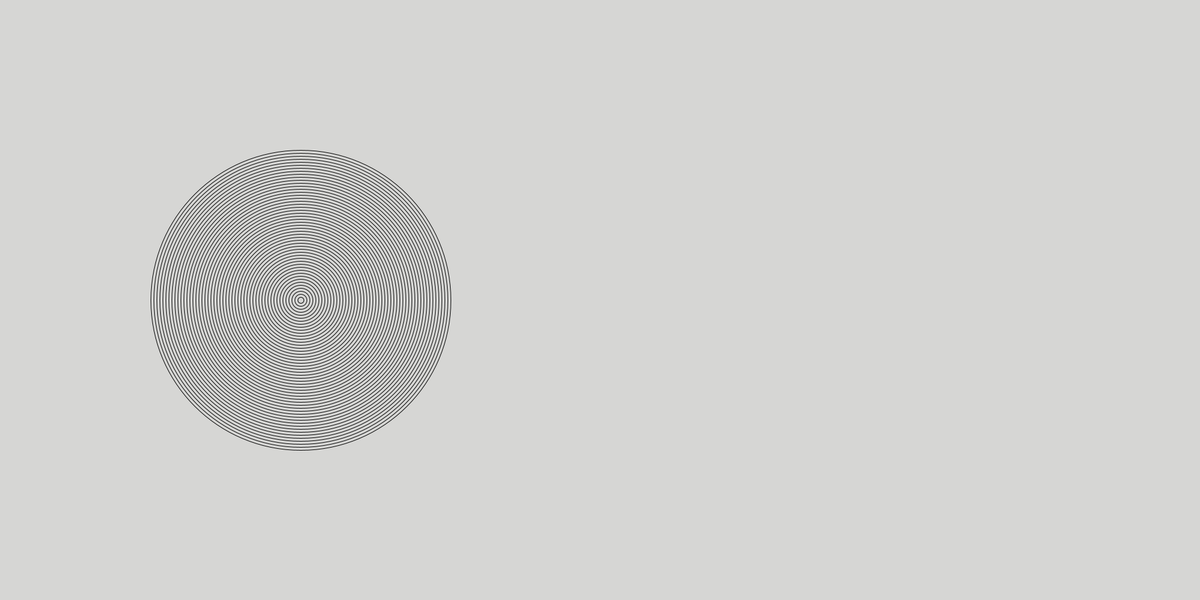
Frame 1 (no input)
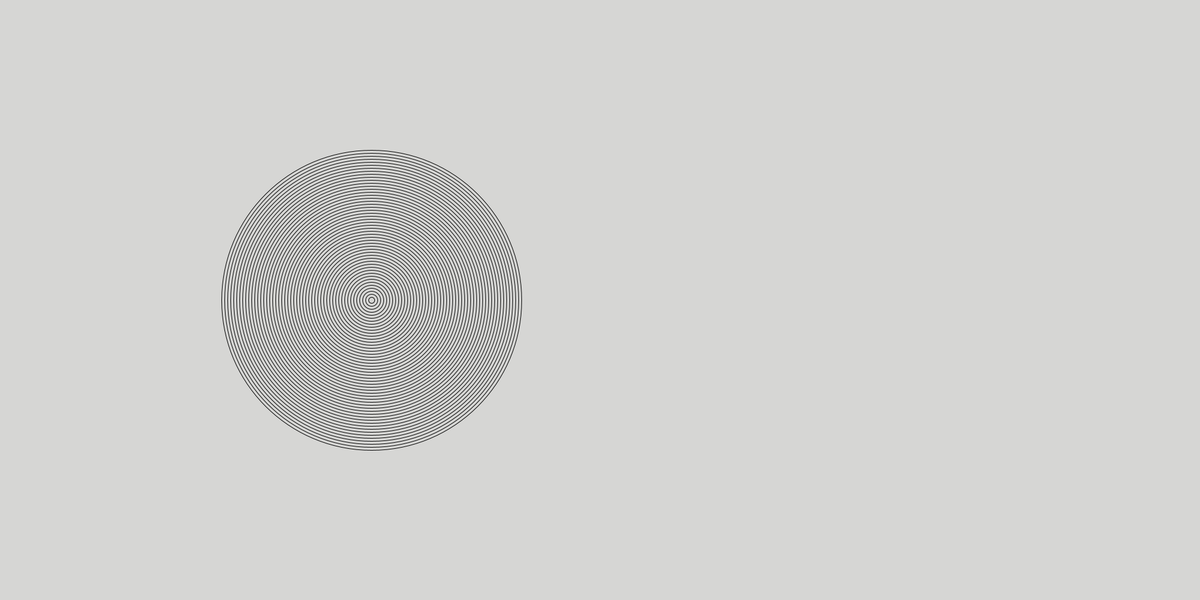
Frame 60 (the mouse pressed at the canvas centre just before this capture)
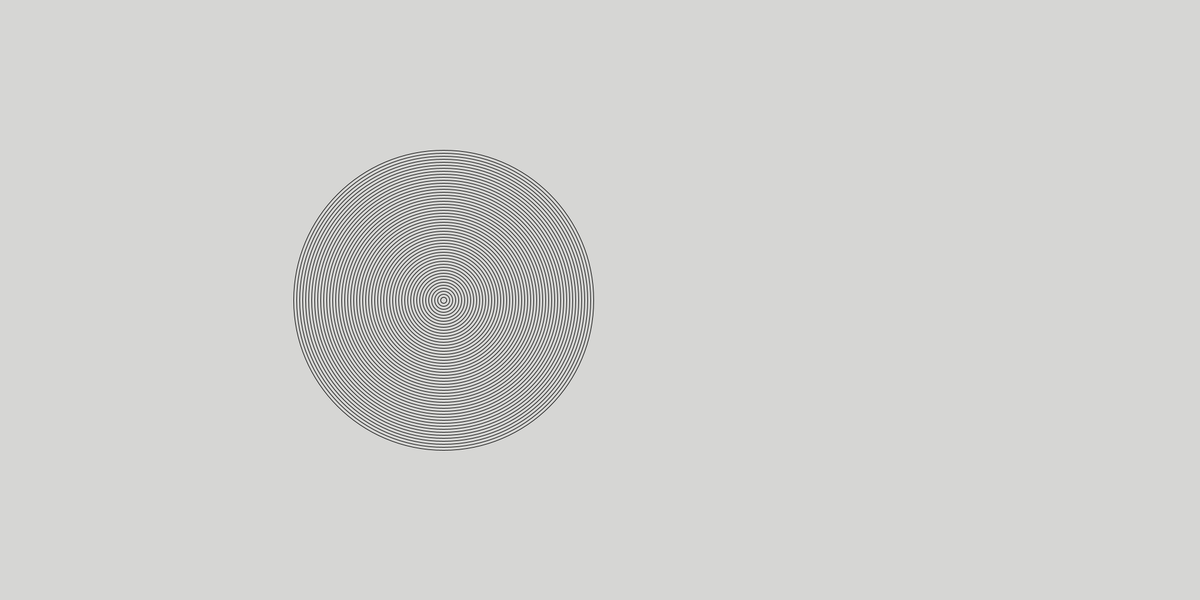
Frame 120 (the mouse held since frame 60 and released just before this capture)

The Processing sketch that drew these frames (run headless with seeded random() and noise(); from frame 60 on, the mouse is pressed at the canvas centre):

// Processing sketch: amazing_rings
// ── amazing_rings.pde
int i=500;
int x=500;

void setup(){
 size(2000,1000); 
 noFill();
}

void draw(){
  background(#D6D6D4);
  for(int j=0; j<100; j++){
    
    
  if(i>9){

ellipse(x,500,i,i);  
i-=10;
}


}
x++;
i=500;



background(#D6D6D4);
  for(int j=0; j<100; j++){
    
    
  if(i>9){

ellipse(x,500,i,i);  
i-=10;
}


}
x++;
i=500;

}
